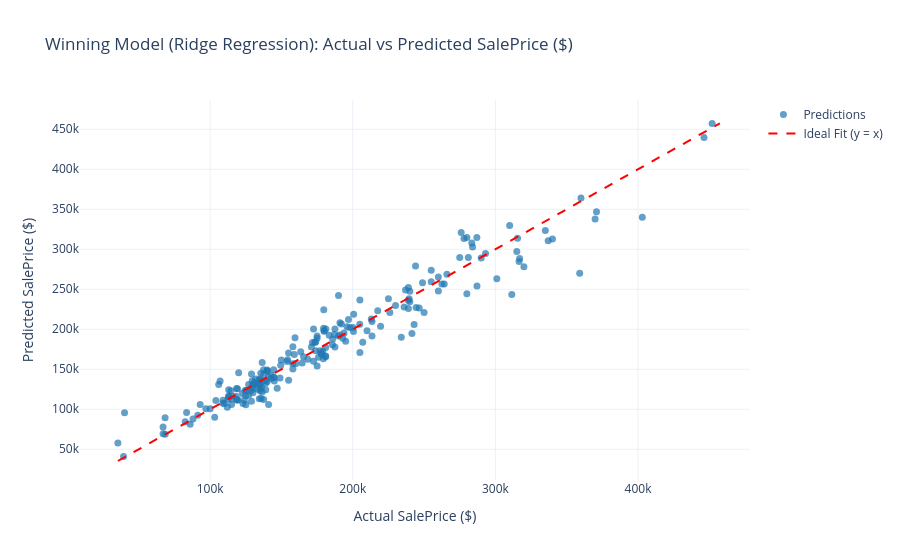

Source (notebook cell):
### Markdown cell above
## 10. Feature Importance & Residual Diagnostics

We inspect the top contributing features of the winning model and verify residual homoscedasticity.

### Code cell
winner_name = benchmark_df.iloc[0]['Model']
winning_model = all_models[winner_name]

# Predicted vs Actual
winner_preds_dollar = np.expm1(winning_model.predict(X_test_proc))
winner_true_dollar = np.expm1(y_test)

fig_fit = go.Figure()
fig_fit.add_trace(go.Scatter(
    x=winner_true_dollar, y=winner_preds_dollar, mode='markers',
    marker=dict(color='#1f77b4', opacity=0.7, size=7), name='Predictions'
))
min_val = min(winner_true_dollar.min(), winner_preds_dollar.min())
max_val = max(winner_true_dollar.max(), winner_preds_dollar.max())
fig_fit.add_trace(go.Scatter(
    x=[min_val, max_val], y=[min_val, max_val], mode='lines',
    line=dict(color='red', dash='dash'), name='Ideal Fit (y = x)'
))
fig_fit.update_layout(
    title=f"Winning Model ({winner_name}): Actual vs Predicted SalePrice ($)",
    xaxis_title="Actual SalePrice ($)",
    yaxis_title="Predicted SalePrice ($)",
    template="plotly_white"
)
fig_fit.show()

# Permutation Feature Importance on Test Set
perm_res = permutation_importance(
    winning_model, X_test_proc, y_test,
    n_repeats=10, random_state=SEED, n_jobs=1
)

perm_df = pd.DataFrame({
    'Feature': proc_feature_names,
    'Importance': perm_res.importances_mean
}).sort_values('Importance', ascending=False).head(20)

fig_perm = px.bar(
    perm_df, x="Importance", y="Feature", orientation="h",
    title=f"Top 20 Features by Permutation Importance ({winner_name})",
    labels={"Importance": "Mean Loss in R2 Score", "Feature": "Feature Name"},
    color="Importance", color_continuous_scale="Blues",
    template="plotly_white"
)
fig_perm.update_layout(yaxis=dict(autorange="reversed"), height=600)
fig_perm.show()

### Figure 1 — Plotly figure (JSON) as saved in the notebook; plotly's stock layout.template omitted (floating-point values rounded to 4 significant figures; data arrays with more than 128 entries replaced by an {"elided": "..."} marker saying what was removed)
{"data": [{"marker": {"color": "#1f77b4", "opacity": 0.7, "size": 7}, "mode": "markers", "name": "Predictions", "type": "scatter", "x": {"elided": "219 float values"}, "y": {"elided": "219 float values"}}, {"line": {"color": "red", "dash": "dash"}, "mode": "lines", "name": "Ideal Fit (y = x)", "type": "scatter", "x": [35310.0, 457300.0], "y": [35310.0, 457300.0]}], "layout": {"title": {"text": "Winning Model (Ridge Regression): Actual vs Predicted SalePrice ($)"}, "xaxis": {"title": {"text": "Actual SalePrice ($)"}}, "yaxis": {"title": {"text": "Predicted SalePrice ($)"}}}}
